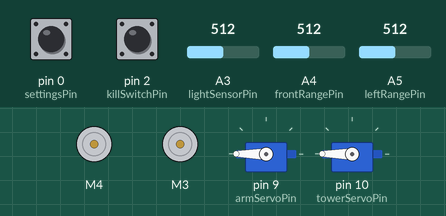
Recording of a sketch running on a simulated Arduino Uno, built with avr-gcc and run on an emulated ATmega328P. Shown: 2 × DC motor (green arrow = forward, orange = backward, longer = faster), 2 × servo. The test bench sets the inputs (shaded band); at power-on: A3 (lightSensorPin) = 512, pin 2 (killSwitchPin) HIGH, pin 0 (settingsPin) HIGH, A4 (frontRangePin) = 512, A5 (leftRangePin) = 512. At 6.1 s the program stops and its outputs stay as they are.

Above: at 0.8 s.
0.9 s: A3 (lightSensorPin) set to 209
2.4 s: A3 (lightSensorPin) set to 187
At 2.8 s:
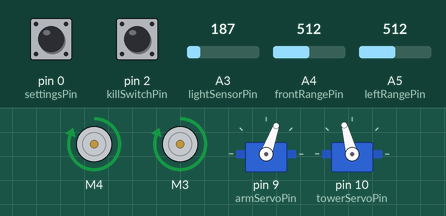
At 3.5 s:
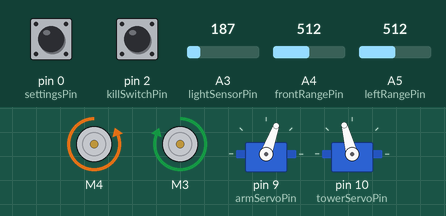
5.4 s: pin 2 (killSwitchPin) pulled LOW for 1 s
At 7.3 s:
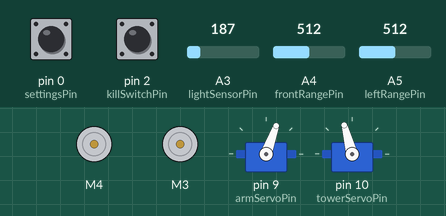
Timing chart, 0 to 7.6 s (numbered marks = the images above; inputs shaded):
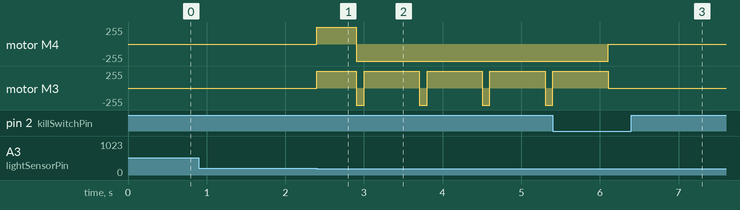

Measured:
- the behaviour switches between 201 and 200 on A3 (lightSensorPin) (found by bisection; images 0 and 1)
- after the input at 0.9 s, every drawn part: stays the same
- after the input at 2.4 s, motor M4: stopped → forward 255/255 at once, → backward 255/255 0.50 s later; motor M3: stopped → forward 255/255 at once, then repeats every 0.80 s: backward 255/255 0.10 s, forward 255/255 0.70 s; servo on pin 9 (armServoPin): 180° → 70° at once; servo on pin 10 (towerServoPin): 180° → 105° at once
- after the input at 5.4 s, motor M4: backward 255/255 → stopped after 0.70 s

The sketch:

RoboRat.ino
```cpp
// RoboRat - a cheese picking robot

#include <Servo.h>
#include <AFMotor.h>
#include <SoftwareSerial.h>

//#define DEBUG 1

// Pin defines:
#define settingsPin    0
#define killSwitchPin  2
#define leftMotorPin   3
#define RightMotorPin  4
#define armServoPin    9
#define towerServoPin  10
#define txPin          13  // LCD tx pin.0
#define rxPin          13  // LCD rx pin (not really used)
#define rightIRPin     A0
#define leftIRPin      A1
#define rightRangePin  A2
#define lightSensorPin A3
#define frontRangePin  A4
#define leftRangePin   A5

int SPEED = 255;
AF_DCMotor Left_Motor(leftMotorPin, MOTOR34_1KHZ); // create left motor on port 4, 1KHz pwm
AF_DCMotor Right_Motor(RightMotorPin, MOTOR34_1KHZ); // create right motor on port 3, 1KHz pwm

#define black 300

Servo armServo;  // create servo object to control a servo
Servo towerServo;  // create servo object to control a servo

const unsigned int lightSensorThreshold = 200;

unsigned int leftIRValue      = 0;
unsigned int rightIRValue     = 0;
unsigned int leftSensorValue  = 0;
unsigned int rightSensorValue = 0;
unsigned int frontSensorValue = 0;

unsigned int lane = 2;
unsigned int wallThreshold = 300;

unsigned long killTime;
unsigned long armTime;

// P-controller
float gain1;
int   error1;
int   offset1;

int leftMotorSpeed;
int rightMotorSpeed;

// --- //

void setup()
{
  #ifdef DEBUG
  // Initialize serial communications at 9600 bps:
  Serial.begin(9600);
  #endif

  // Motors:
  Right_Motor.setSpeed(SPEED);
  Left_Motor.setSpeed(SPEED);

  // Servos
  armServo.attach(armServoPin);
  towerServo.attach(towerServoPin);

  armServo.write(180); // Move to 0 degrees
  towerServo.write(180); // Move to 120 degrees

  // Kill switch:
  pinMode(killSwitchPin, INPUT);
  digitalWrite(killSwitchPin, HIGH);

  // Light sensor:
  pinMode(lightSensorPin, INPUT);
  digitalWrite(lightSensorPin, HIGH);

  // IR sensors:
  pinMode(leftIRPin, INPUT_PULLUP);
  pinMode(rightIRPin, INPUT_PULLUP);

  while(digitalRead(killSwitchPin) && analogRead(lightSensorPin) > lightSensorThreshold) {
    changeLaneSetting();
  }
  towerServo.write(105); // Move to 120 degrees
  armServo.write(70); // Move to 0 degrees

  DriveForward();
  delay(500);
  killTime = millis();
  armTime = millis();
}

void loop()
{
  switch(lane) // Choose which lane to go for first (the GOLDEN lane!)
  {
    case 1:
      followWallCW();
      break;
    case 2:
      followMiddleLane();
      frontSensorValue = analogRead(frontRangePin);
      if (frontSensorValue > wallThreshold)
      {
          SharpTurnRight();
          lane = 1;
      }
      break;
    case 3:
      followWallCCW();
      break;
  }

  // lowerArm();
  killSwitch();

  #ifdef DEBUG
  printDebug();
  #endif
}

// --- //

void followMiddleLane()
{
  leftIRValue = analogRead(leftIRPin);
  rightIRValue = analogRead(rightIRPin);

  if(leftIRValue < black && rightIRValue < black)
  {
    //BOTH WHITE
    Right_Motor.setSpeed(SPEED);
    Left_Motor.setSpeed(SPEED);
  }
  else if(leftIRValue < black && rightIRValue > black)
  {
    //TURN RIGHT
    Right_Motor.setSpeed(SPEED);
    Left_Motor.setSpeed(0);
  }
  else if(leftIRValue > black && rightIRValue < black)
  {
    //TURN LEFT
    Right_Motor.setSpeed(0);
    Left_Motor.setSpeed(SPEED);
  }
  else
  {
    //BOTH BLACK
    Right_Motor.setSpeed(SPEED);
    Left_Motor.setSpeed(SPEED);
    DriveForward();
  }
}

void followWallCW()
{
  leftSensorValue = analogRead(leftRangePin);
  frontSensorValue = analogRead(frontRangePin);

  gain1 = -1.5;
  error1 = 125 - leftSensorValue;
  offset1 = gain1 * error1;

  leftMotorSpeed = min(255, max(0, SPEED + offset1));
  rightMotorSpeed = min(255, max(0, SPEED - 2*offset1));

  Left_Motor.setSpeed(leftMotorSpeed);
  Right_Motor.setSpeed(rightMotorSpeed);

  if (frontSensorValue > wallThreshold)
  {
    SharpTurnRight();
  }
  else
  {
    DriveForward();
  }
}

void followWallCCW()
{
  rightSensorValue = analogRead(rightRangePin);
  frontSensorValue = analogRead(frontRangePin);

  gain1 = -2.5;
  error1 = 30 - rightSensorValue;
  offset1 = gain1 * error1;

  leftMotorSpeed = min(255, max(0, SPEED - offset1));
  rightMotorSpeed = min(255, max(0, SPEED + offset1));

  Left_Motor.setSpeed(leftMotorSpeed);
  Right_Motor.setSpeed(rightMotorSpeed);

  if (frontSensorValue > wallThreshold)
  {
    SharpTurnLeft();
  }
  else
  {
    DriveForward();
  }
}

// --- //

void DriveForward()
{
  Right_Motor.run(FORWARD);
  Left_Motor.run(FORWARD);
}

void DriveBack()
{
  Right_Motor.run(BACKWARD);
  Left_Motor.run(BACKWARD);
}

void TurnLeft()
{
  Right_Motor.run(FORWARD);
  Left_Motor.run(BACKWARD);
}

void TurnRight()
{
  Right_Motor.run(BACKWARD);
  Left_Motor.run(FORWARD);
}

void StopMotors()
{
  Right_Motor.run(RELEASE);
  Left_Motor.run(RELEASE);
}

void changeLaneSetting()
{
    if (!digitalRead(settingsPin))
    {
      lane = 3;
    }
}

void SharpTurnRight()
{
  Left_Motor.setSpeed(255);
  Right_Motor.setSpeed(255);
  DriveBack();
  delay(100);
  TurnRight();
  delay(700);
}

void SharpTurnLeft()
{
  Left_Motor.setSpeed(255);
  Right_Motor.setSpeed(255);
  DriveBack();
  delay(100);
  TurnLeft();
  delay(700);
}

void killSwitch()
{
  // Stop robot if killSwitch is pressed
  if (millis() - killTime > 1000 && !digitalRead(killSwitchPin))
  {
    StopMotors();
    while(true) {}
  }
}

void lowerArm()
{
  // Stop robot if killSwitch is pressed
  if (millis() - armTime > 9000)
  {
    armServo.write(40); // Move to 0 degrees
  }
}

void printDebug()
{
  //Serial.print("lightSensor = ");
  //Serial.println(analogRead(lightSensorPin));

  //Serial.print("leftIRValue = ");
  //Serial.println(analogRead(leftIRPin));
  //Serial.print("rightIRValue = ");
  //Serial.println(analogRead(rightIRPin));

  //Serial.print("leftRangeValue = ");
  //Serial.println(analogRead(leftRangePin));

  //Serial.print("rightRangeValue = ");
  //Serial.println(analogRead(rightRangePin));

  //Serial.print("rightMotorSpeed = ");
  //Serial.println(rightMotorSpeed);

  //Serial.print("leftMotorSpeed = ");
  //Serial.println(leftMotorSpeed);

  //Serial.println(offset1);

  //Serial.print("frontRangeValue = ");
  //Serial.println(analogRead(frontRangePin));

  delay(500);
}
```
